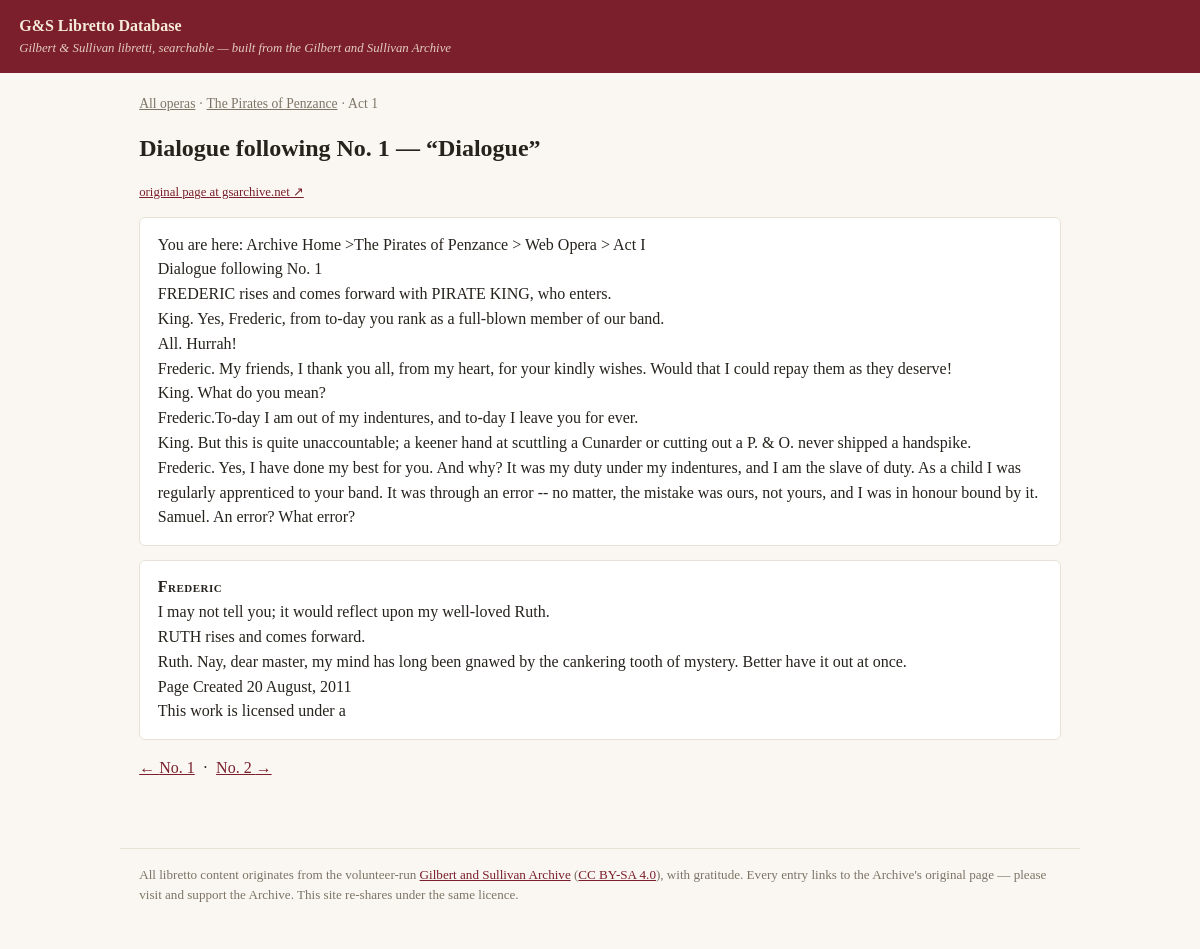
The app's page /opera/pirates/3 with its own data.
### tables this page shows
CREATE TABLE opera (
    id            INTEGER PRIMARY KEY,
    slug          TEXT NOT NULL UNIQUE,     -- 'pirates'
    title         TEXT NOT NULL,            -- 'The Pirates of Penzance'
    premiere_year INTEGER,
    site_path     TEXT NOT NULL             -- section path on gsarchive.net
);

CREATE TABLE section (
    id          INTEGER PRIMARY KEY,
    opera_id    INTEGER NOT NULL REFERENCES opera(id),
    act         INTEGER,                    -- 1, 2 (0 = front matter)
    seq         INTEGER NOT NULL,           -- performance order within opera
    kind        TEXT NOT NULL CHECK (kind IN ('number', 'dialogue')),
    number_label TEXT,                      -- 'No. 9 & 10', 'Overture'; NULL for dialogue
    title       TEXT,                       -- first-line title, e.g.
                                            -- 'Poor wandering one!'
    source_page TEXT NOT NULL,              -- snapshot-relative path of source HTML
    source_url  TEXT NOT NULL,              -- live gsarchive.net URL
    UNIQUE (opera_id, seq)
);

CREATE TABLE block (
    id            INTEGER PRIMARY KEY,
    section_id    INTEGER NOT NULL REFERENCES section(id),
    seq           INTEGER NOT NULL,         -- order within section
    kind          TEXT NOT NULL CHECK (kind IN ('sung', 'spoken', 'direction')),
    source_anchor TEXT,                     -- nearest id/name anchor on the page
    source_html   TEXT,                     -- raw HTML fragment (canonical display)
    UNIQUE (section_id, seq)
);

CREATE TABLE voice (
    id          INTEGER PRIMARY KEY,
    block_id    INTEGER NOT NULL REFERENCES block(id),
    position    INTEGER NOT NULL,           -- column order, 1-based
    attribution TEXT,                       -- display label: 'Mabel', 'Girls',
                                            -- 'Edith and Kate'; NULL for a
                                            -- direction-only block
    text        TEXT NOT NULL,              -- normalised searchable text,
                                            -- lines joined with '\n'
                                            -- (directions excluded)
    lines_json  TEXT NOT NULL,              -- [{"t": "...", "d": 0|1}, ...]
                                            -- d=1 flags an inline stage direction
    UNIQUE (block_id, position)
);

### webapp/app.py (the view)
@app.get("/opera/{slug}/{seq}", response_class=HTMLResponse)
def section_page(slug: str, seq: int):
    con = db()
    s = con.execute(
        "SELECT s.*, o.title opera_title, o.slug opera_slug FROM section s "
        "JOIN opera o ON s.opera_id=o.id WHERE o.slug=? AND s.seq=?",
        (slug, seq)).fetchone()
    if not s:
        raise HTTPException(404)
    block_ids = [r["id"] for r in con.execute(
        "SELECT id FROM block WHERE section_id=? ORDER BY seq", (s["id"],))]
    blocks = [block_payload(con, i) for i in block_ids]
    neighbours = {
        "prev": con.execute("SELECT seq, number_label, title FROM section "
                            "WHERE opera_id=? AND seq<? ORDER BY seq DESC "
                            "LIMIT 1", (s["opera_id"], seq)).fetchone(),
        "next": con.execute("SELECT seq, number_label, title FROM section "
                            "WHERE opera_id=? AND seq>? ORDER BY seq LIMIT 1",
                            (s["opera_id"], seq)).fetchone(),
    }
    return render("section.html", s=s, blocks=blocks, neighbours=neighbours)

### webapp/templates/section.html (shortened to what this page needs)
{% extends "base.html" %}
{% from "_block.html" import render_block %}
{% block content %}
<div class="crumb"><a href="/">All operas</a> ·
  <a href="/opera/{{ s.opera_slug }}">{{ s.opera_title }}</a>
  {% if s.act %} · Act {{ s.act }}{% endif %}</div>
<h1>{{ s.number_label or '' }}{% if s.title %} — “{{ s.title }}”{% endif %}</h1>
<p class="srclink"><a href="{{ s.source_url }}">original page at gsarchive.net ↗</a></p>
{% for b in blocks %}{{ render_block(b, crumbs=False) }}{% endfor %}
<p>
{% if neighbours.prev %}<a href="/opera/{{ s.opera_slug }}/{{ neighbours.prev.seq }}">&larr; {{ neighbours.prev.number_label or neighbours.prev.title or 'previous' }}</a>{% endif %}
{% if neighbours.next %} &nbsp;·&nbsp; <a href="/opera/{{ s.opera_slug }}/{{ neighbours.next.seq }}">{{ neighbours.next.number_label or neighbours.next.title or 'next' }} &rarr;</a>{% endif %}
</p>
{% endblock %}

### webapp/templates/_block.html (shortened to what this page needs)
{% macro render_block(b, crumbs=True) %}
<div class="{{ 'result' if crumbs else 'block' }} {{ 'simul' if b.simultaneous }}">
  <div class="voices">
    {% for v in b.voices %}
    <div class="voice">
      {% if v.attribution %}<div class="attr">{{ v.attribution }}</div>{% endif %}
      {% for l in v.lines %}
      <p class="line {{ 'dir' if l.d }}">{{ l.t }}</p>
      {% endfor %}
    </div>
    {% endfor %}
  </div>
</div>
{% endmacro %}

### webapp/templates/base.html (style rules this page uses)
:root { --ink:#26221c; --paper:#faf7f2; --accent:#7a1f2b; --soft:#e8e1d5; --muted:#7d7466; }
* { box-sizing: border-box; }
body { margin:0; font:16px/1.55 Georgia, 'Times New Roman', serif; color:var(--ink); background:var(--paper); }
a { color: var(--accent); }
.result, .block { background:#fff; border:1px solid var(--soft); border-radius:6px; padding:0.9rem 1.1rem; margin:0.9rem 0; }
.crumb { font-size:0.85rem; color:var(--muted); margin-bottom:0.4rem; }
.crumb a { color:inherit; }
.voices { display:flex; gap:1.4rem; flex-wrap:wrap; }
.voice { flex:1 1 14rem; min-width:12rem; }
.attr { font-weight:bold; font-variant:small-caps; letter-spacing:0.03em; }
.line { margin:0; }
.srclink { font-size:0.8rem; margin-top:0.5rem; }
h1 { font-size:1.5rem; }

### records on screen
opera: opera_title "The Pirates of Penzance"
section: act "1", number_label "Dialogue following No. 1", title "Dialogue"
block: t "You are here: Archive Home >The Pirates of Penzance > Web Opera > Act I" "Dialogue following No. 1" "FREDERIC rises and comes forward with PIRATE KING, who enters." "King. Yes, Frederic, from to-day you rank as a full-blown member of our band." "All. Hurrah!" "Frederic. My friends, I thank you all, from my heart, for your kindly wishes. Would that I could repay them as they deserve!" "King. What do you mean?" "Frederic.To-day I am out of my indentures, and to-day I leave you for ever." "King. But this is quite unaccountable; a keener hand at scuttling a Cunarder or cutting out a P. & O. never shipped a handspike." "Frederic. Yes, I have done my best for you. And why? It was my duty under my indentures, and I am the slave of duty. As a child I was regularly apprenticed to your band. It was through an error -- no matter, the mistake was ours, not yours, and I was in honour bound by it." "Samuel. An error? What error?"
voice: attribution "Frederic", t "I may not tell you; it would reflect upon my well-loved Ruth." "RUTH rises and comes forward." "Ruth. Nay, dear master, my mind has long been gnawed by the cankering tooth of mystery. Better have it out at once." "Page Created 20 August, 2011" "This work is licensed under a"
section: prev "No. 1"
section: next "No. 2"
